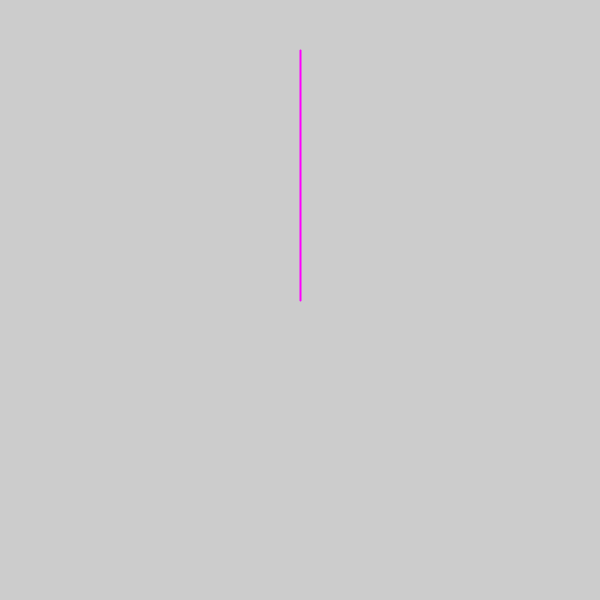
Frame 1 (no input)
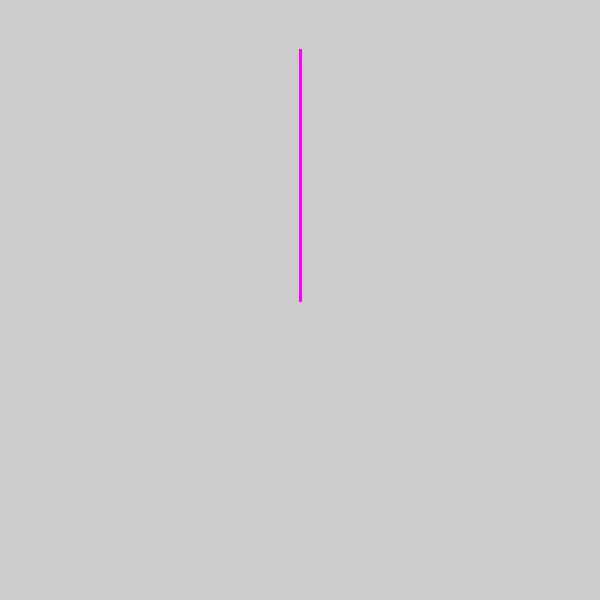
Frame 60 (the mouse pressed at the canvas centre just before this capture)
Frame 120 (the mouse held since frame 60 and released just before this capture): identical to frame 60, image omitted

The Processing sketch that drew these frames (run headless with seeded random() and noise(); from frame 60 on, the mouse is pressed at the canvas centre):

// Processing sketch: Line
// ── Line.pde
/* Line
 * Draws a magenta vertical line
 *
 */
void setup() {
  // Setup code - gets called once at 
  // the start of the app
  println("Set-up");
  
  // Set the window size (width, height)
  size(600, 600);
}


void draw() {
  // Set stroke size
  strokeWeight(2);
  
  // Set stroke color magenta
  stroke(255, 0, 255);
  
  // Draw a vertical line from (300, 300) to (300, 50)
  line(300, 300, 300, 50);
}
